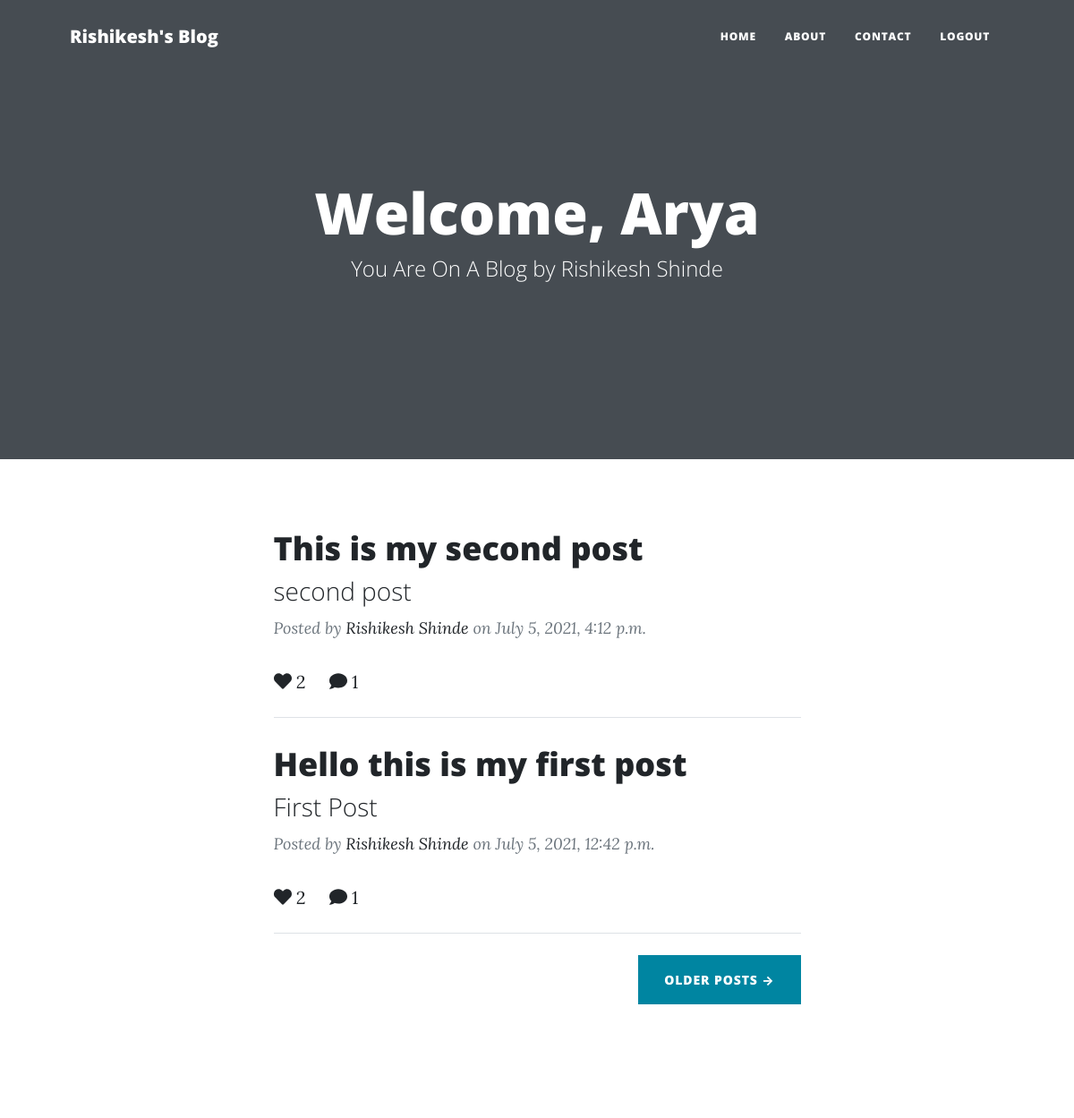
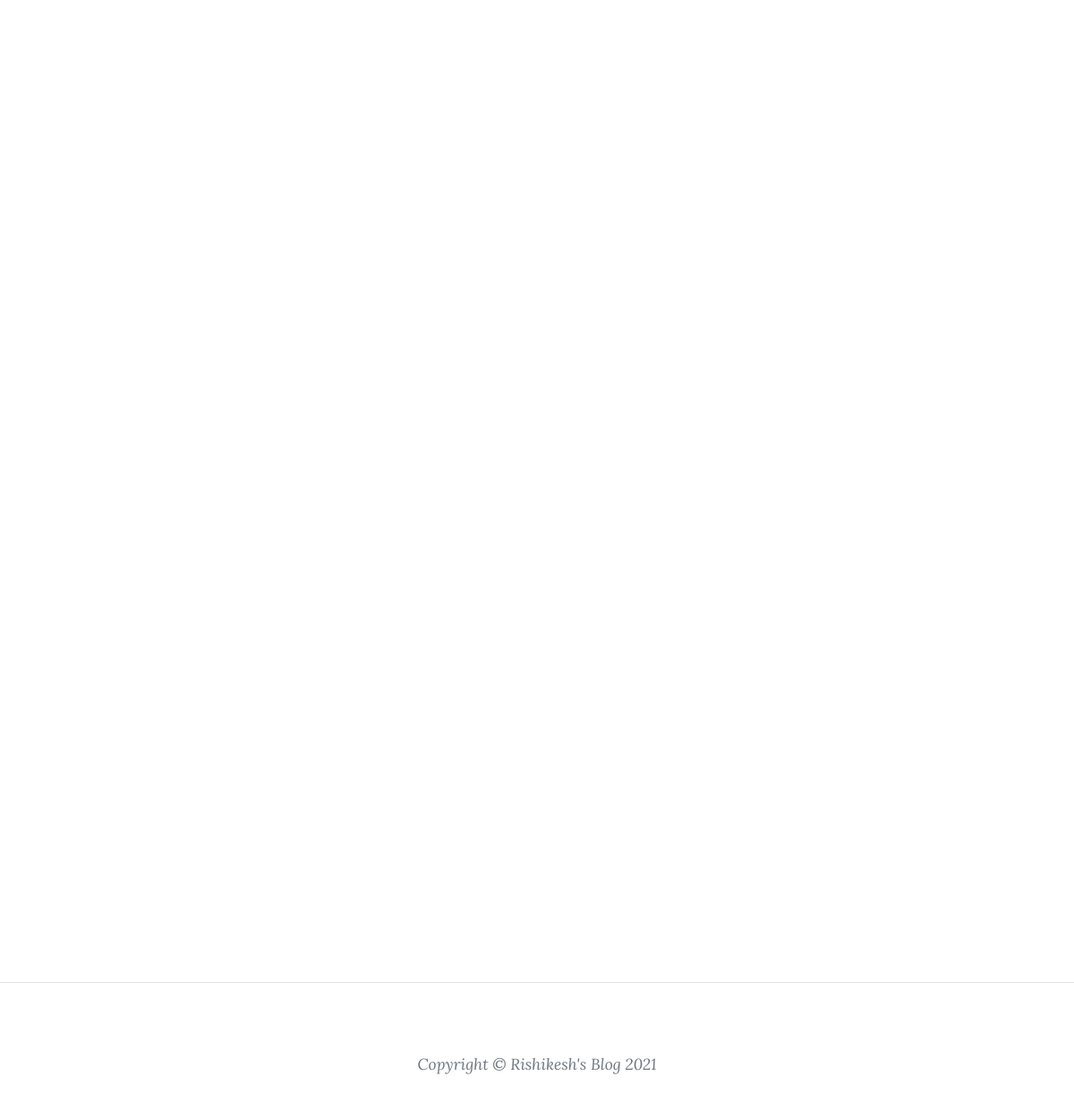
/ (signed in), run on the app's committed database (2 pictures, top to bottom).
### blogpost/models.py (models this page shows, shortened)
class Post(models.Model):
    title = models.CharField(max_length=200, unique=True)
    subtitle = models.CharField(max_length=200,unique=True)
    tag = models.CharField(max_length=100,default='coding')
    slug = models.SlugField(max_length=200, unique=True)
    author = models.ForeignKey(User, on_delete= models.CASCADE,related_name='blog_posts',default='rdshinde')
    updated_on = models.DateTimeField(auto_now= True)
    content = RichTextField(blank=True,null=True)
    img_field = models.FileField(null=True, blank=True)
    url_field = models.URLField(max_length=300, blank=True)
    created_on = models.DateTimeField(auto_now_add=True)
    status = models.IntegerField(choices=STATUS, default=0)
    likes = models.ManyToManyField(User, related_name='blog_post')
    class Meta:
        ordering = ['-created_on']

### blogpost/views.py (the view)
# urls.py: path('', HomeView.as_view() , name='index'),
class HomeView(ListView):
    model = Post
    template_name = 'index.html'

### templates/index.html (shortened to what this page needs)
{% extends 'base.html' %} {% block content %}
<header class="masthead" style="background-image: none">
  <div class="container position-relative px-4 px-lg-5">
    <div class="row gx-4 gx-lg-5 justify-content-center">
      <div class="col-md-10 col-lg-8 col-xl-7">
        <div class="site-heading">
          {% if user.is_authenticated %}
          <h1 style="font-size: 4rem">Welcome, {{user.first_name}}</h1>
          {% else %}
          <h1>Technical Blogs</h1>
          {% endif %}
          <span class="subheading">You Are On A Blog by Rishikesh Shinde</span>
        </div>
      </div>
    </div>
  </div>
</header>
<div class="container px-4 px-lg-5">
  <div class="row gx-4 gx-lg-5 justify-content-center">
    <div class="col-md-10 col-lg-8 col-xl-7">
      {% for post in object_list %}
      <div class="post-preview">
        <a href="{% url 'post' post.slug %}">
          <h2 class="post-title">{{post.title}}</h2>
          <h3 class="post-subtitle">{{post.subtitle}}</h3>
        </a>
        <p class="post-meta">
          Posted by
          <a href="{% url 'about'%}">Rishikesh Shinde</a>
          on {{post.created_on}}
        </p>
        <span
          ><a href="{% url 'post' post.slug%}"
            ><i class="fa fa-heart" aria-hidden="true"></i>
            {{post.likes.all.count}}</a
          >&nbsp; &nbsp;&nbsp;
          <a href="{% url 'post' post.slug%}"
            ><i class="fa fa-comment" aria-hidden="true"></i>
            {{post.comments.all.count}}</a
          >
        </span>
      </div>
      <hr class="my-4" />
      {% endfor %}
       {% if user.is_authenticated %}
      <div class="d-flex justify-content-end mb-4">
        <a class="btn btn-primary text-uppercase" href="#!">Older Posts →</a>
      </div>
      {% endif %}
    </div>
  </div>
</div>
{% endblock %}

### data on the page
Post: title "This is my second post", subtitle "second post", created_on "July 5, 2021, 4:12 p.m.", likes.all.count "2", comments.all.count "1"
Post: title "Hello this is my first post", subtitle "First Post", created_on "July 5, 2021, 12:42 p.m.", likes.all.count "2", comments.all.count "1"

### other printed values
{{ user.first_name }} "Arya"
